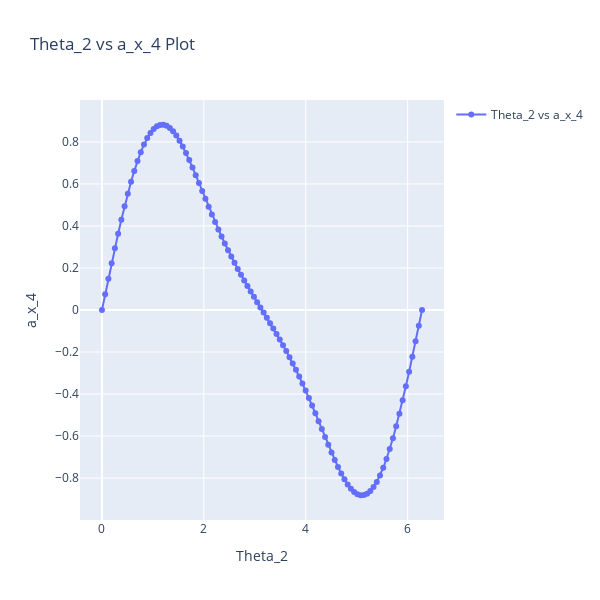

Notebook code cell kept with this figure:
### Code cell
import numpy as np
import plotly.graph_objs as go
import sympy as sp

def plot_theta2_vs_ax4_w_cte(theta_2_range, L2_value, L3_value, offset_value, alfa_value): #NO!!!
    # Generate solutions for a range of theta_2 values
    #solutions_list = []
    
    theta_2 = symbols('theta_2')
    L2, L3, alfa, offset = symbols('L2 L3 alfa, offset')

    C_q_inv = jacobian_slider_crank().inv() #dependent on q
    C_t = C_t_slider_crank() #not dependant of q neither t here, constant


    # C_q = jacobian_slider_crank()
    # C_q_inv = C_q.inv() #dependent on q
    #C_t = C_t_slider_crank() 

    time = symbols('time')
    variables = [time]


    C_t_dot = C_t.jacobian(variables)

    #C_q_dot = C_q.jacobian(variables)


    #q_dot2 = -C_q_inv*(C_q_dot*q_dot + C_t_dot)


    theta_2_values = []
    a_x_4_values = []
    for theta_2_loop in theta_2_range:

        #solve the position
        solutions = sp.solve( [eq.subs({theta_2: theta_2_loop, L2: L2_value, L3: L3_value, offset: offset_value, alfa: alfa_value}) for eq in four_bars_slidercrank_example_symbolic_full()] )
        
        q = solutions[1]

        #now calculate q_dot
        q_dot = -C_q_inv*C_t
        

        q_dot = q_dot.subs({theta_2: theta_2_loop, L2: L2_value, L3: L3_value, offset: offset_value, alfa: alfa_value, theta_3: q[theta_3]})
        #print(q_dot)
        #v_x_4_values.append(float(q_dot[6]))

        q_dot2 = -C_q_inv*(C_q_dot*q_dot + C_t_dot)
        q_dot2 = q_dot2.subs({theta_2: theta_2_loop, L2: L2_value, L3: L3_value, offset: offset_value, alfa: alfa_value, theta_3: q[theta_3]})
        #print(q_dot2)
        a_x_4_values.append(float(q_dot2[6]))
    
        theta_2_values.append(theta_2_loop)

    #return(q_dot,q)
    #return(v_x_4_values)


    

    # Create trace
    trace = go.Scatter(x=theta_2_values, y=a_x_4_values, mode='lines+markers', name='Theta_2 vs a_x_4')

    # Define layout
    layout = go.Layout(title='Theta_2 vs a_x_4 Plot',
                       xaxis=dict(title='Theta_2'),
                       yaxis=dict(title='a_x_4'),
                       showlegend=True,
                       autosize=False,
                       width=600,
                       height=600)

    fig = go.Figure(data=[trace], layout=layout)
    fig.show()


plot_theta2_vs_ax4_w_cte(theta_2_range = np.linspace(0, 2*np.pi, 100), L2_value=1, L3_value=2, offset_value=0, alfa_value=0)

### Figure 1 — Plotly figure (JSON) as saved in the notebook; plotly's stock layout.template omitted (floating-point values rounded to 4 significant figures)
{"data": [{"mode": "lines+markers", "name": "Theta_2 vs a_x_4", "type": "scatter", "x": [0, 0.06347, 0.1269, 0.1904, 0.2539, 0.3173, 0.3808, 0.4443, 0.5077, 0.5712, 0.6347, 0.6981, 0.7616, 0.8251, 0.8885, 0.952, 1.015, 1.079, 1.142, 1.206, 1.269, 1.333, 1.396, 1.46, 1.523, 1.587, 1.65, 1.714, 1.777, 1.841, 1.904, 1.967, 2.031, 2.094, 2.158, 2.221, 2.285, 2.348, 2.412, 2.475, 2.539, 2.602, 2.666, 2.729, 2.793, 2.856, 2.919, 2.983, 3.046, 3.11, 3.173, 3.237, 3.3, 3.364, 3.427, 3.491, 3.554, 3.618, 3.681, 3.745, 3.808, 3.871, 3.935, 3.998, 4.062, 4.125, 4.189, 4.252, 4.316, 4.379, 4.443, 4.506, 4.57, 4.633, 4.697, 4.76, 4.823, 4.887, 4.95, 5.014, 5.077, 5.141, 5.204, 5.268, 5.331, 5.395, 5.458, 5.522, 5.585, 5.649, 5.712, 5.775, 5.839, 5.902, 5.966, 6.029, 6.093, 6.156, 6.22, 6.283], "y": [0, 0.07468, 0.1488, 0.2219, 0.2935, 0.3629, 0.4298, 0.4936, 0.5539, 0.6101, 0.662, 0.709, 0.7509, 0.7874, 0.8181, 0.8429, 0.8617, 0.8744, 0.881, 0.8817, 0.8767, 0.8662, 0.8506, 0.8304, 0.8061, 0.7781, 0.7471, 0.7137, 0.6785, 0.6419, 0.6045, 0.5667, 0.5289, 0.4915, 0.4547, 0.4187, 0.3836, 0.3496, 0.3167, 0.2849, 0.2541, 0.2244, 0.1956, 0.1677, 0.1405, 0.114, 0.08812, 0.06263, 0.03746, 0.01246, -0.01246, -0.03746, -0.06263, -0.08812, -0.114, -0.1405, -0.1677, -0.1956, -0.2244, -0.2541, -0.2849, -0.3167, -0.3496, -0.3836, -0.4187, -0.4547, -0.4915, -0.5289, -0.5667, -0.6045, -0.6419, -0.6785, -0.7137, -0.7471, -0.7781, -0.8061, -0.8304, -0.8506, -0.8662, -0.8767, -0.8817, -0.881, -0.8744, -0.8617, -0.8429, -0.8181, -0.7874, -0.7509, -0.709, -0.662, -0.6101, -0.5539, -0.4936, -0.4298, -0.3629, -0.2935, -0.2219, -0.1488, -0.07468, -2.886e-16]}], "layout": {"autosize": false, "height": 600, "showlegend": true, "title": {"text": "Theta_2 vs a_x_4 Plot"}, "width": 600, "xaxis": {"title": {"text": "Theta_2"}}, "yaxis": {"title": {"text": "a_x_4"}}}}
